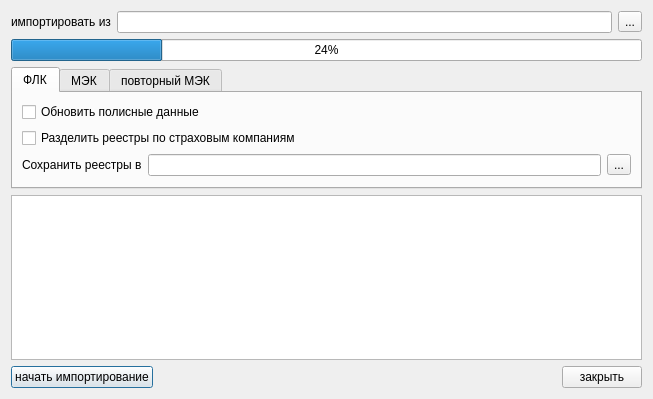
<?xml version="1.0" encoding="UTF-8"?>
<ui version="4.0">
 <class>Dialog</class>
 <widget class="QDialog" name="Dialog">
  <property name="geometry">
   <rect>
    <x>0</x>
    <y>0</y>
    <width>653</width>
    <height>399</height>
   </rect>
  </property>
  <property name="windowTitle">
   <string>Импорт реестров - Ростовская область</string>
  </property>
  <layout class="QGridLayout" name="gridLayout_2" rowstretch="0,0,0,2,0" rowminimumheight="0,0,0,0,0">
   <item row="4" column="0">
    <layout class="QHBoxLayout">
     <property name="spacing">
      <number>6</number>
     </property>
     <property name="margin">
      <number>0</number>
     </property>
     <item>
      <widget class="QPushButton" name="btnImport">
       <property name="text">
        <string>начать импортирование</string>
       </property>
      </widget>
     </item>
     <item>
      <spacer>
       <property name="orientation">
        <enum>Qt::Horizontal</enum>
       </property>
       <property name="sizeHint" stdset="0">
        <size>
         <width>40</width>
         <height>20</height>
        </size>
       </property>
      </spacer>
     </item>
     <item>
      <widget class="QPushButton" name="btnClose">
       <property name="text">
        <string>закрыть</string>
       </property>
      </widget>
     </item>
    </layout>
   </item>
   <item row="0" column="0">
    <layout class="QHBoxLayout">
     <property name="spacing">
      <number>6</number>
     </property>
     <property name="margin">
      <number>0</number>
     </property>
     <item>
      <widget class="QLabel" name="label">
       <property name="text">
        <string>импортировать из</string>
       </property>
      </widget>
     </item>
     <item>
      <widget class="QLineEdit" name="edtFileName"/>
     </item>
     <item>
      <widget class="QToolButton" name="btnSelectFile">
       <property name="text">
        <string>...</string>
       </property>
      </widget>
     </item>
    </layout>
   </item>
   <item row="1" column="0">
    <widget class="CProgressBar" name="progressBar">
     <property name="value">
      <number>24</number>
     </property>
     <property name="orientation">
      <enum>Qt::Horizontal</enum>
     </property>
    </widget>
   </item>
   <item row="2" column="0">
    <widget class="QTabWidget" name="tabRegime">
     <property name="currentIndex">
      <number>0</number>
     </property>
     <widget class="QWidget" name="tabFLC">
      <attribute name="title">
       <string>ФЛК</string>
      </attribute>
      <layout class="QGridLayout" name="gridLayout">
       <item row="1" column="0">
        <widget class="QCheckBox" name="chkUpdateAccounts">
         <property name="text">
          <string>Разделить реестры по страховым компаниям</string>
         </property>
        </widget>
       </item>
       <item row="2" column="0">
        <layout class="QHBoxLayout" name="_2">
         <property name="spacing">
          <number>6</number>
         </property>
         <property name="margin">
          <number>0</number>
         </property>
         <item>
          <widget class="QLabel" name="lblOutputDir">
           <property name="text">
            <string>Сохранить реестры в</string>
           </property>
          </widget>
         </item>
         <item>
          <widget class="QLineEdit" name="edtOutputDir"/>
         </item>
         <item>
          <widget class="QToolButton" name="btnSelectDir">
           <property name="text">
            <string>...</string>
           </property>
          </widget>
         </item>
        </layout>
       </item>
       <item row="0" column="0">
        <widget class="QCheckBox" name="chkUpdatePolicy">
         <property name="text">
          <string>Обновить полисные данные</string>
         </property>
        </widget>
       </item>
      </layout>
     </widget>
     <widget class="QWidget" name="tabMEK">
      <attribute name="title">
       <string>МЭК</string>
      </attribute>
     </widget>
     <widget class="QWidget" name="tabReMEK">
      <attribute name="title">
       <string>повторный МЭК</string>
      </attribute>
     </widget>
    </widget>
   </item>
   <item row="3" column="0">
    <widget class="QTextBrowser" name="log"/>
   </item>
  </layout>
 </widget>
 <customwidgets>
  <customwidget>
   <class>CProgressBar</class>
   <extends>QProgressBar</extends>
   <header>library/ProgressBar.h</header>
  </customwidget>
 </customwidgets>
 <resources/>
 <connections>
  <connection>
   <sender>chkUpdateAccounts</sender>
   <signal>toggled(bool)</signal>
   <receiver>lblOutputDir</receiver>
   <slot>setVisible(bool)</slot>
   <hints>
    <hint type="sourcelabel">
     <x>325</x>
     <y>103</y>
    </hint>
    <hint type="destinationlabel">
     <x>75</x>
     <y>129</y>
    </hint>
   </hints>
  </connection>
  <connection>
   <sender>chkUpdateAccounts</sender>
   <signal>toggled(bool)</signal>
   <receiver>edtOutputDir</receiver>
   <slot>setVisible(bool)</slot>
   <hints>
    <hint type="sourcelabel">
     <x>325</x>
     <y>103</y>
    </hint>
    <hint type="destinationlabel">
     <x>367</x>
     <y>128</y>
    </hint>
   </hints>
  </connection>
  <connection>
   <sender>chkUpdateAccounts</sender>
   <signal>toggled(bool)</signal>
   <receiver>btnSelectDir</receiver>
   <slot>setVisible(bool)</slot>
   <hints>
    <hint type="sourcelabel">
     <x>325</x>
     <y>103</y>
    </hint>
    <hint type="destinationlabel">
     <x>617</x>
     <y>129</y>
    </hint>
   </hints>
  </connection>
 </connections>
</ui>
